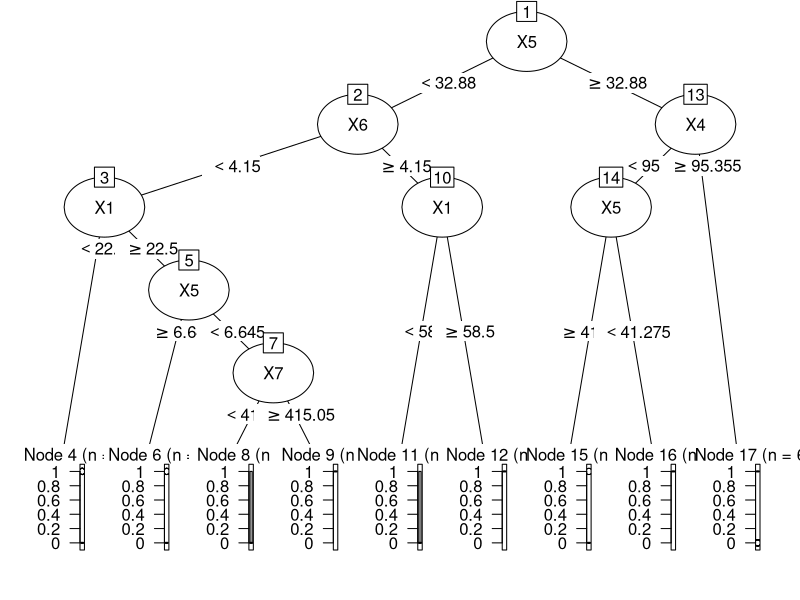
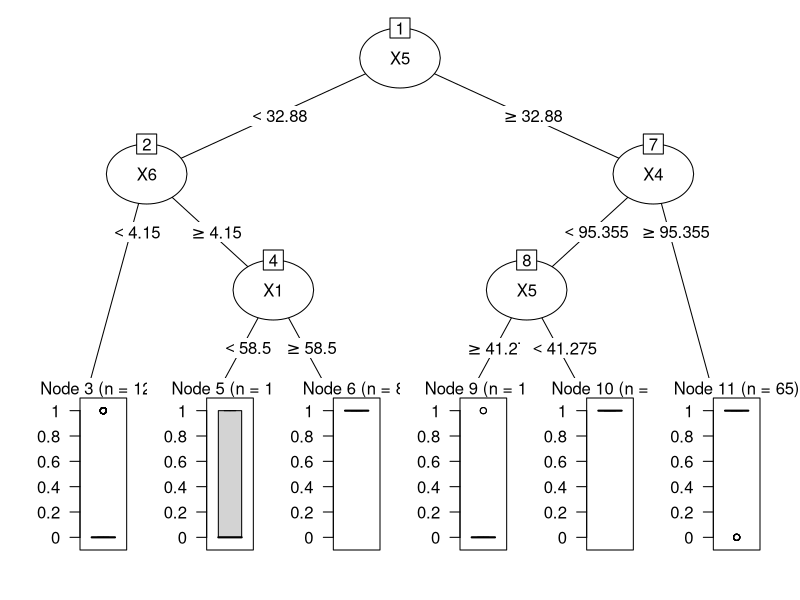

Recreate these plots in R, in order.
library(partykit)
library(rpart)
library(sqldf)

#setwd("C:\\Users\\Kul\\Downloads\\18 oct\\Classes\\Data Analytics")

data <- read.csv("Project Data.csv", header=TRUE, sep=",")
str(data)
#attach(data)

data_new <-  sqldf('select Response,X1,X2,X3,X4,X5,X6,X7 from data')
str(data_new)
trainIdx <- sample(1:nrow(data_new), 0.8*nrow(data_new))
train <- data_new[trainIdx,]
test <- data[-trainIdx,]

d_model_1 <- rpart(train$Response ~ . , data = train, method = 'class',  control=rpart.control(minsplit=5, minbucket=5, maxdepth=8))
plot(as.party(d_model_1))
print(d_model_1)


opt <- which.min(d_model_1$cptable [, "xerror"])
cp <- d_model_1$cptable [opt,"CP"]
DT_Model_1_pruned <- prune(d_model_1, cp=cp)
plot(as.party(DT_Model_1_pruned))



t_predict = predict(DT_Model_1_pruned, test, type = 'class')
#print(t_predict)
#t_predict <- ifelse(t_predict==1,0,1)
t_given = data_new['Response']
confMat <- table(test$Response,t_predict)
#print(confMat)
accuracy <- sum(diag(confMat))/sum(confMat)
print(accuracy)
